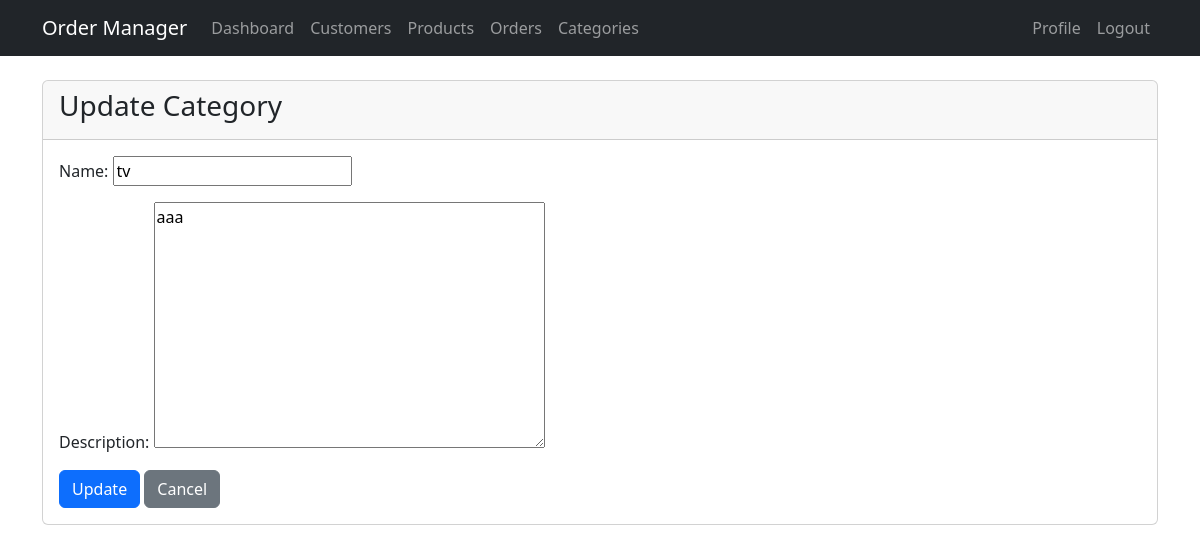
Before: /categories/1/update/ (signed in) with the older database file.
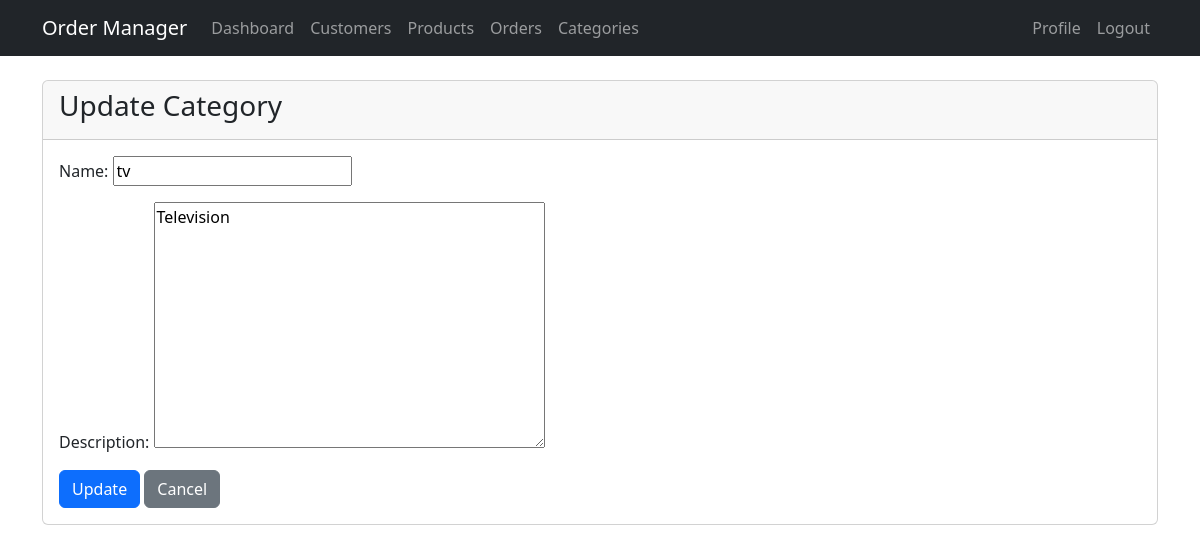
After: the same page with the newer database file.
### core/models.py (models this page shows, shortened)
class Category(models.Model):
    name = models.CharField(max_length=100)
    description = models.TextField(blank=True)
    created_by = models.ForeignKey(User, on_delete=models.CASCADE, null=True)  # Add this line
    created_at = models.DateTimeField(auto_now_add=True)
    updated_at = models.DateTimeField(auto_now=True)

### core/views.py (the view)
# urls.py: path('categories/<int:pk>/update/', views.category_update, name='category_update'),
@login_required
def category_update(request, pk):
    category = get_object_or_404(Category, pk=pk, created_by=request.user)
    if request.method == 'POST':
        form = CategoryForm(request.POST, instance=category)
        if form.is_valid():
            form.save()
            messages.success(request, 'Category updated successfully!')
            return redirect('core:category_list')
    else:
        form = CategoryForm(instance=category)
    return render(request, 'core/category_form.html', {'form': form})

### core/forms.py
class CategoryForm(forms.ModelForm):
    class Meta:
        model = Category
        fields = ['name', 'description']

### templates/core/category_form.html (shortened to what this page needs)
{% extends "core/base.html" %}
{% block content %}
<div class="card">
    <div class="card-header">
        <h3>{% if form.instance.pk %}Update{% else %}Create{% endif %} Category</h3>
    </div>
    <div class="card-body">
        <form method="post">
            {{ form.as_p }}
            <button type="submit" class="btn btn-primary">
                {% if form.instance.pk %}Update{% else %}Create{% endif %}
            </button>
            <a href="{% url 'core:category_list' %}" class="btn btn-secondary">Cancel</a>
        </form>
    </div>
</div>
{% endblock %}

Changed rows visible on the page:
changed Category "tv": description "aaa" → "Television"
